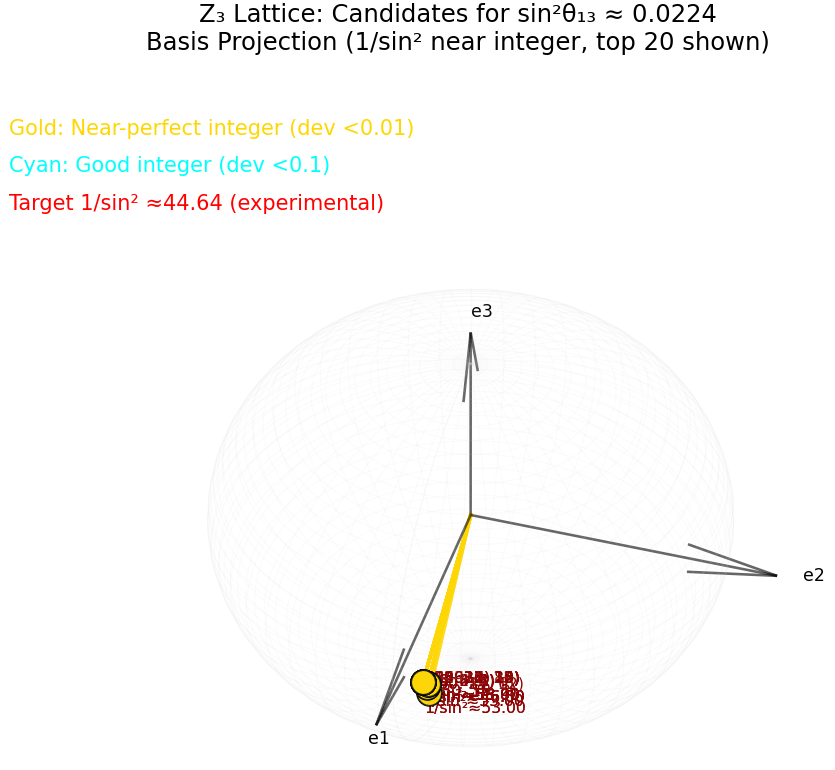

Write Python code to recreate this figure.
import numpy as np
import matplotlib.pyplot as plt
from mpl_toolkits.mplot3d import Axes3D
from itertools import product

# =============== 1. 参数和目标 ===============
TARGET_SIN2_THETA13 = 0.0224
TOLERANCE = 0.001  # 宽松容差用于展示候选
MAX_L2 = 100000    # 搜索上限 (L² ≤ 100000, 足够覆盖输出中的候选)

print(f"Searching for basis projection candidates with sin²θ₁₃ ≈ {TARGET_SIN2_THETA13}")
print(f"Target 1/sin² ≈ {1/TARGET_SIN2_THETA13:.2f} (looking for near-integer ~44–46)\n")

# =============== 2. 生成整数向量并搜索θ13候选 (basis轴投影) ===============
candidates = []
limit = int(np.sqrt(MAX_L2)) + 10

for x in range(1, limit):
    for y in range(0, x + 1):
        for z in range(0, y + 1):
            l2 = x*x + y*y + z*z
            if l2 > MAX_L2 or l2 <= x*x:  # 跳过纯basis (sin²=0)
                continue
                
            sin2 = 1.0 - (x*x) / l2
            denom = 1.0 / sin2
            error = abs(sin2 - TARGET_SIN2_THETA13)
            
            if error < 0.005:  # 宽松筛选展示用
                candidates.append({
                    'vec': (x, y, z),
                    'L²': l2,
                    'sin²': sin2,
                    '1/sin²': denom,
                    'error': error,
                    'int_score': abs(denom - round(denom))
                })

# 转为DataFrame并排序 (先整数分数，再误差)
import pandas as pd
df = pd.DataFrame(candidates)
df = df.sort_values(['int_score', 'error']).head(20)  # Top 20

print("Top Candidates (basis projection):")
print(df[['vec', 'L²', 'sin²', '1/sin²', 'int_score']].to_string(index=False))

# =============== 3. 3D可视化：高亮Top候选向量 ===============
fig = plt.figure(figsize=(16, 10))
fig.patch.set_facecolor('white')

ax = fig.add_subplot(111, projection='3d')
ax.set_facecolor('white')

# 单位球面网格
u, v = np.mgrid[0:2*np.pi:100j, 0:np.pi:100j]
x_sphere = np.cos(u) * np.sin(v)
y_sphere = np.sin(u) * np.sin(v)
z_sphere = np.cos(v)
ax.plot_wireframe(x_sphere, y_sphere, z_sphere, color='lightgray', alpha=0.1, linewidth=0.5)

# 坐标轴
ax.quiver(0,0,0,1,0,0, length=1.2, color='black', alpha=0.6, label='e1 (flavor basis)')
ax.quiver(0,0,0,0,1,0, length=1.2, color='black', alpha=0.6)
ax.quiver(0,0,0,0,0,1, length=1.2, color='black', alpha=0.6)
ax.text(1.3,0,0, "e1", color='black')
ax.text(0,1.3,0, "e2", color='black')
ax.text(0,0,1.3, "e3", color='black')

# 所有候选向量 (归一化，半透明)
for _, row in df.iterrows():
    vec = np.array(row['vec'])
    normed = vec / np.linalg.norm(vec)
    score = row['int_score']
    color = 'gold' if score < 0.01 else 'cyan' if score < 0.1 else 'lightblue'
    size = 200 if score < 0.01 else 100
    ax.scatter(normed[0], normed[1], normed[2], c=color, s=size, edgecolors='black', alpha=0.8)
    ax.plot([0, normed[0]], [0, normed[1]], [0, normed[2]], c=color, linewidth=2, alpha=0.7)
    
    # 标注最佳几个
    if score < 0.1:
        ax.text(normed[0]*1.1, normed[1]*1.1, normed[2]*1.1,
                f"{row['vec']}\n1/sin²≈{row['1/sin²']:.2f}", 
                color='darkred' if score < 0.01 else 'black', fontsize=9)

ax.set_axis_off()
ax.view_init(elev=20, azim=45)
ax.set_title(f"Z₃ Lattice: Candidates for sin²θ₁₃ ≈ {TARGET_SIN2_THETA13}\n"
             f"Basis Projection (1/sin² near integer, top {len(df)} shown)", fontsize=14)

# 图例
ax.text2D(0.02, 0.92, "Gold: Near-perfect integer (dev <0.01)", transform=ax.transAxes, color='gold', fontsize=12)
ax.text2D(0.02, 0.88, "Cyan: Good integer (dev <0.1)", transform=ax.transAxes, color='cyan', fontsize=12)
ax.text2D(0.02, 0.84, "Target 1/sin² ≈44.64 (experimental)", transform=ax.transAxes, color='red', fontsize=12)

plt.tight_layout()
plt.show()
